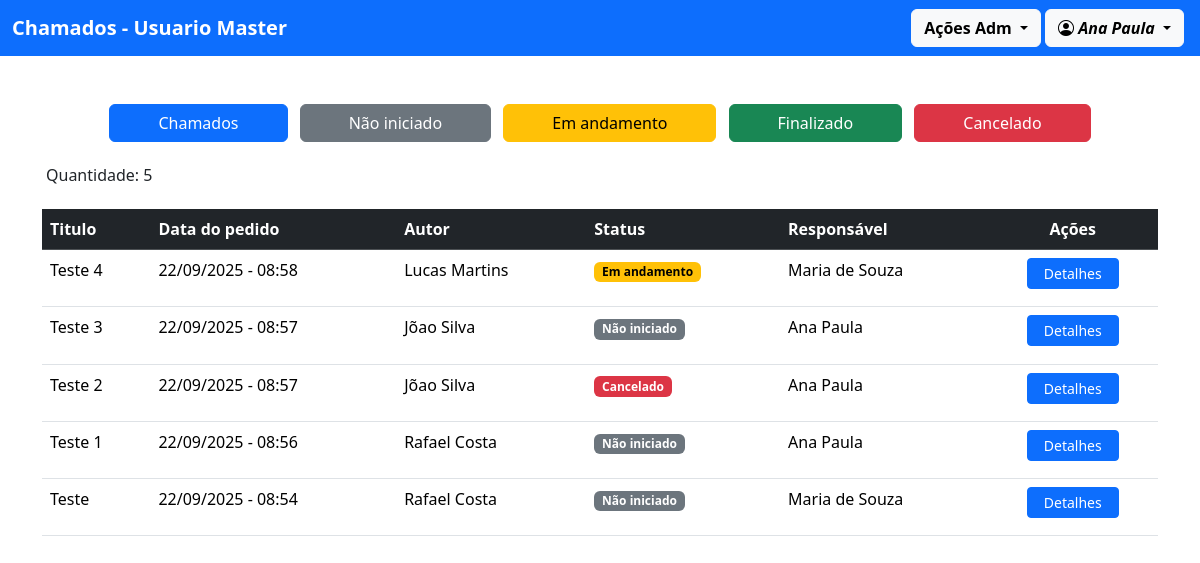
Before: /ver_chamados/ (signed in) with the older database file.
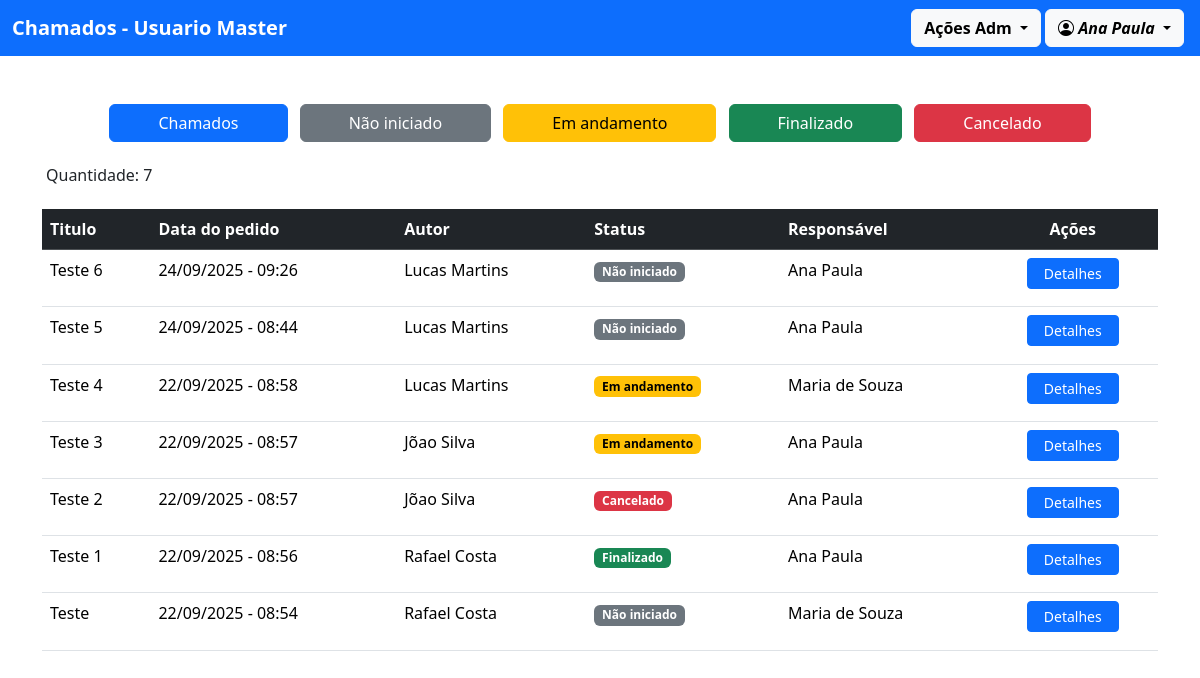
After: the same page with the newer database file.
### chamado/models.py (models this page shows, shortened)
class Chamado(models.Model):
    STATUS = (
        ('nao_iniciado', 'Não iniciado'),
        ('em_andamento', 'Em andamento'),
        ('finalizado', 'Finalizado'),
        ('cancelado', 'Cancelado'),
    )
    titulo = models.CharField(max_length=255)
    data = models.DateTimeField()
    status = models.CharField(max_length=20, choices=STATUS, default="nao_iniciado")
    descricao = models.TextField()
    autor = models.ForeignKey(Perfil, on_delete=models.CASCADE, related_name='autor')
    responsavel = models.ForeignKey(Perfil, on_delete=models.CASCADE, related_name='responsavel')
    class Meta:
        ordering = ["-data"]

### usuario/models.py (models this page shows)
class Perfil(models.Model):
    user = models.OneToOneField(User, on_delete=models.CASCADE)
    nome_completo = models.CharField(max_length=255)
    adm = models.BooleanField(default=False)
    def __str__(self):
        return f"{self.nome_completo}"
    class Meta:
        ordering = ["nome_completo"]

### chamado/views.py (the view)
# urls.py: path('ver_chamados/', views.ver_chamados, name="ver_chamados"),
@login_required(login_url='/usuario/login/')
def ver_chamados(request):
    chamado = Chamado.objects.all()
    status = request.GET.get('status')
    if status:
        chamado = chamado.filter(status=status)
    qtd = chamado.count()
    return render(request, 'adm/ver_chamado.html', {'chamados': chamado, 'quantidade': qtd})

### chamado/templates/adm/ver_chamado.html (shortened to what this page needs)
{% extends "modelo.html" %}
{% block content %}
<div class="text-center">
    <form method="get" action="">
        <button type="submit" class="btn btn-primary px-5 me-2">Chamados</button>
        <button type="submit" name="status" value="nao_iniciado" class="btn btn-secondary px-5 me-2">Não iniciado</button>
        <button type="submit" name="status" value="em_andamento" class="btn btn-warning px-5 me-2">Em andamento</button>
        <button type="submit" name="status" value="finalizado" class="btn btn-success px-5 me-2">Finalizado</button>
        <button type="submit" name="status" value="cancelado" class="btn btn-danger px-5">Cancelado</button>
    </form>
</div>
<br>
<h6 class="mb-4 ms-1">Quantidade: {{ quantidade }}</h6>
{% if quantidade != 0 %}
    <table class="table table-hover">
        <thead class="table-dark">
            <tr>
                <th>Titulo</th>
                <th>Data do pedido</th>
                <th>Autor</th>
                <th>Status</th>
                <th>Responsável</th>
                <th class="text-center">Ações</th>
            </tr>
        </thead>
        <tbody>
            {% for i in chamados %}
            <tr>
                <td>{{i.titulo}}</td>
                <td>{{i.data|date:'d/m/Y - H:i'}}</td>
                <td>{{i.autor}}</td>
                <td>
                    <p>
                        {% if i.status == 'finalizado' %}
                            <span class="badge bg-success">{{i.get_status_display}}</span>
                        {% elif i.status == 'em_andamento' %}
                            <span class="badge bg-warning text-black">{{i.get_status_display}}</span>
                        {% elif i.status == 'cancelado' %}
                            <span class="badge bg-danger">{{i.get_status_display}}</span>
                        {% else %}
                            <span class="badge bg-secondary">{{i.get_status_display}}</span>
                        {% endif %}
                    </p>
                </td>
                <td>{{i.responsavel}}</td>
                <td class="text-center">
                    <a href="{% url 'ver_detalhes' i.id%}" class="btn btn-sm btn-primary px-3">Detalhes</a>
                </td>
            </tr>
            {% endfor %}
        </tbody>
    </table>
{% else %}
    <div class="text-center">
        <hr><br>
        <i class="bi bi-chat-left-dots fs-1 text-danger"></i>
        <p>Nenhum chamado</p>
    </div>
{% endif %}
{% endblock %}

Changed rows visible on the page:
added Chamado: titulo "Teste 6", data "24/09/2025 - 09:26", autor "Lucas Martins", status "Não iniciado", responsavel "Ana Paula"
added Chamado: titulo "Teste 5", data "24/09/2025 - 08:44", autor "Lucas Martins", status "Não iniciado", responsavel "Ana Paula"
changed Chamado "Teste 3": status "Não iniciado" → "Em andamento"
changed Chamado "Teste 1": status "Não iniciado" → "Finalizado"
Other visible differences:
{{ quantidade }}: "5" → "7"
